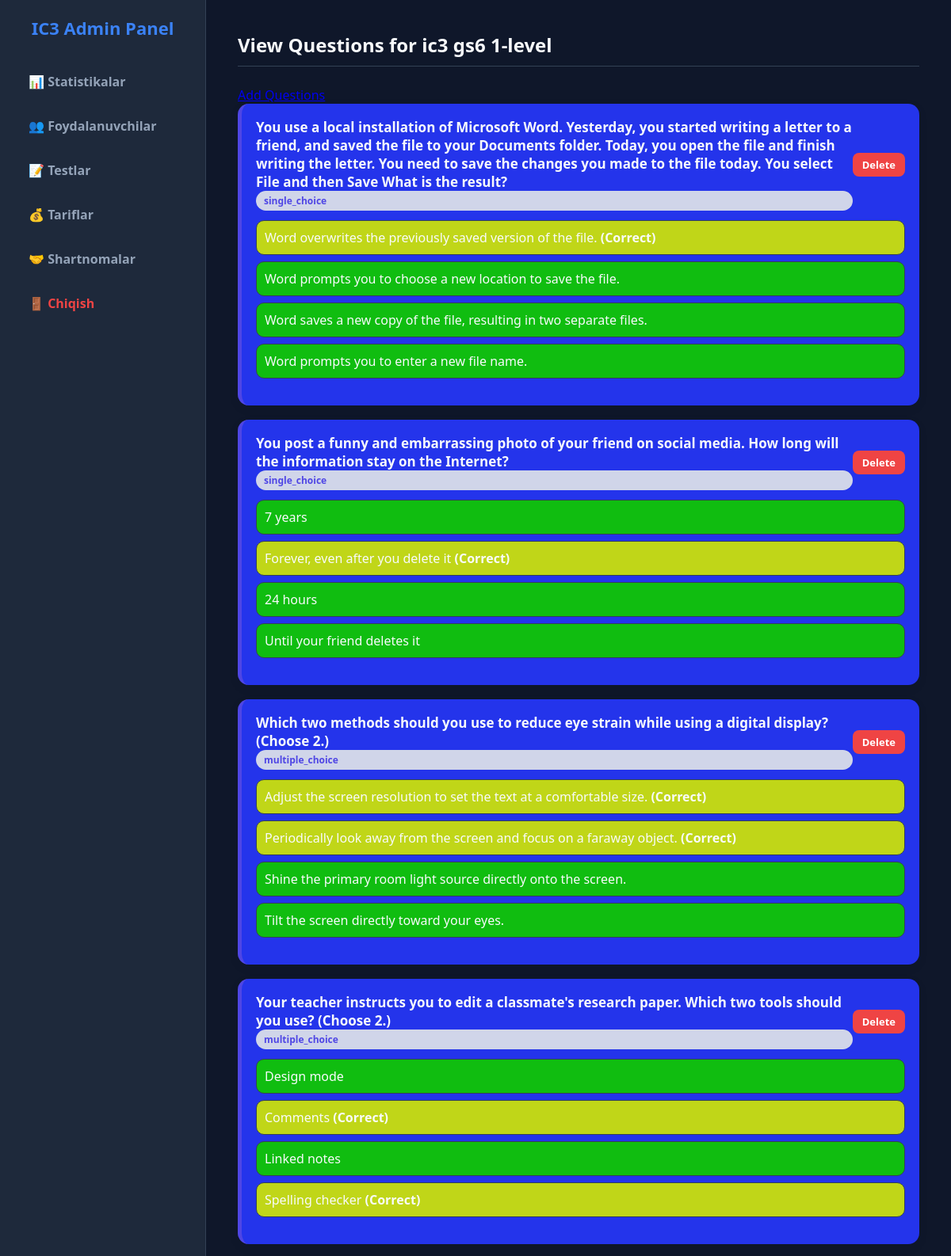
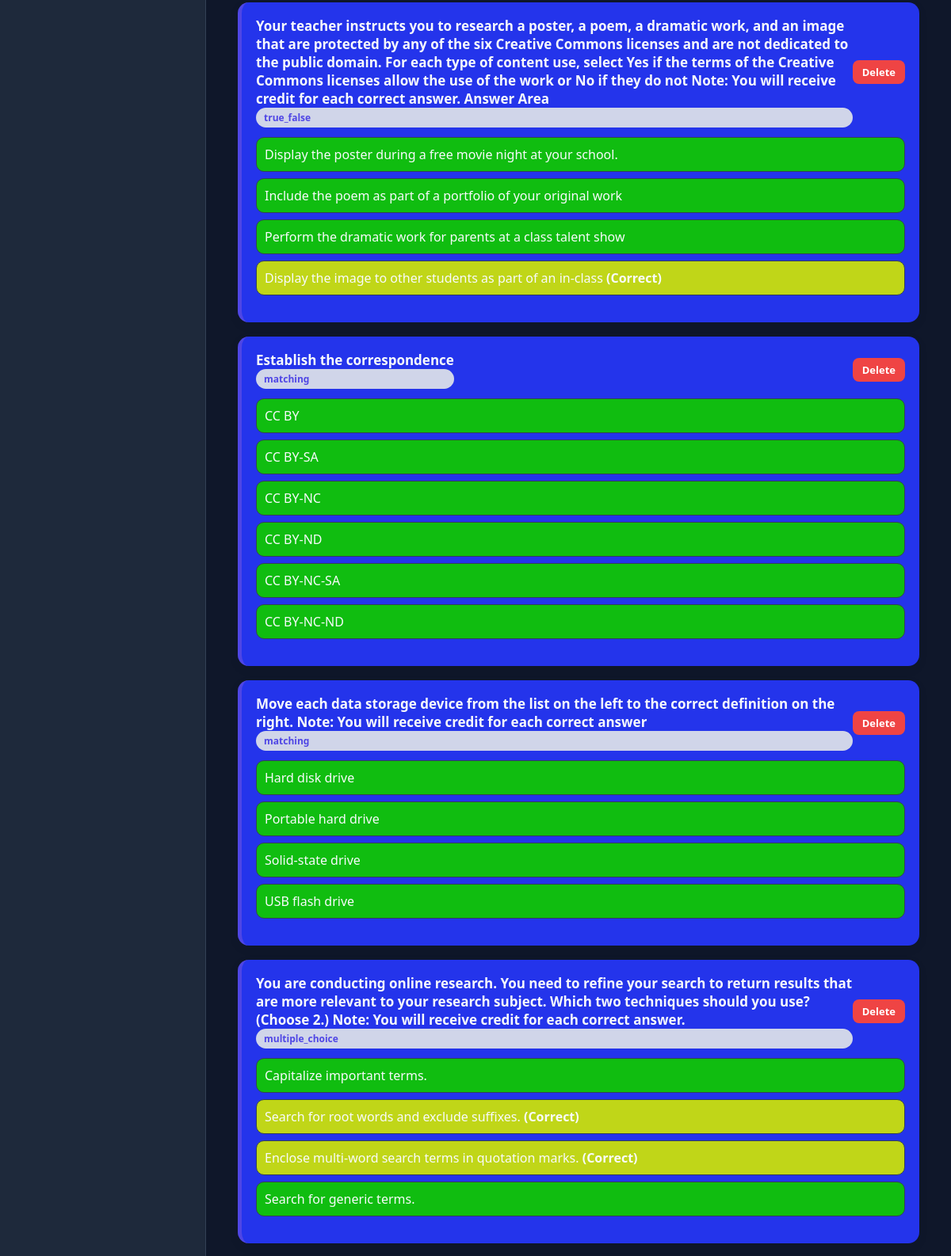
The app's page /admin/admin/tests/3/view_questions (signed in, upper part) with its own data (2 pictures, top to bottom).
### tables this page shows
CREATE TABLE tests (
    id INTEGER PRIMARY KEY AUTOINCREMENT,
    name TEXT NOT NULL,
    bio TEXT,
    image_location TEXT
);

CREATE TABLE questions (
    id INTEGER PRIMARY KEY AUTOINCREMENT,
    test_id INTEGER NOT NULL,
    question_type TEXT NOT NULL,
    question TEXT NOT NULL,
    image_location TEXT,
    audio_location TEXT,
    video_link TEXT,
    question_translate TEXT,
    comment TEXT,

    FOREIGN KEY (test_id)
        REFERENCES tests(id)
        ON DELETE CASCADE
);

CREATE TABLE options (
    id INTEGER PRIMARY KEY AUTOINCREMENT,
    question_id INTEGER NOT NULL,
    option TEXT NOT NULL,
    option_translate TEXT,
    image_location TEXT,
    audio_location TEXT,
    is_correct INTEGER DEFAULT 0,
    appropriate TEXT,
    appropriate_translate TEXT,

    FOREIGN KEY (question_id)
        REFERENCES questions(id)
        ON DELETE CASCADE
);

### routes/admin.py (the view)
@bp.route("/admin/tests/<int:test_id>/view_questions")
def view_questions(test_id):
    check = login_required()
    if check:
        return check
    with sqlite3.connect("database.db") as conn:
        c = conn.cursor()
        c.execute("SELECT id, name FROM tests WHERE id = ?", (test_id,))
        test = c.fetchone()
        if not test:
            return "Test not found"
        c.execute("""
            SELECT id, question_type, question, image_location
            FROM questions
            WHERE test_id = ?
        """, (test_id,))
        questions = c.fetchall()
        question_data = []
        for q in questions:
            q_id = q[0]
            c.execute("""
                SELECT option, image_location, is_correct, appropriate
                FROM options
                WHERE question_id = ?
            """, (q_id,))
            options = c.fetchall()
            question_data.append({
                "id": q_id,
                "type": q[1],
                "question": q[2],
                "image": q[3],
                "options": options
            })
    return render_template(
        "admin/view_questions.html",
        test=test,
        questions=question_data
    )

### routes/admin.py (called while the page is built)
def login_required():
    if "user_id" not in session:
        return redirect("/auth/login")
    if session.get("role") != "admin":
        return redirect("/dashboard")

### templates/admin/view_questions.html (shortened to what this page needs)
{% extends "admin/admin_base.html" %}
{% block content %}
<h3 class="page-title">View Questions for {{ test[1] }}</h3>
<a href="{{ url_for('admin.add_questions', test_id=test[0]) }}">
                        Add Questions
                    </a>
{% for question in questions %}
    <div class="question-card">
        <div class="question-header">
            <div>
                <div class="question-text">{{ question.question }}</div>
                <div class="badge">{{ question.type }}</div>
            </div>
            <div class="top-actions">
                <a class="btn btn-delete"
                   href="/admin/questions/{{ question.id }}/delete">
                    Delete
                </a>
            </div>
        </div>
        <ul class="options">
            {% for option in question.options %}
                <li class="option-item {% if option[2] in [1, '1', True] %}correct{% endif %}">
                    {{ option[0] }}
                    {% if option[2] in [1, '1', True] %}
                        <strong>(Correct)</strong>
                    {% endif %}
                </li>
            {% endfor %}
        </ul>
    </div>
{% endfor %}
{% endblock %}

### static/css/admin.css (style rules this page uses)
:root { --bg-color: #0f172a; --card-bg: #1e293b; --border-color: #334155; --text-primary: #f8fafc; --text-secondary: #94a3b8; --accent-color: #3b82f6; --accent-hover: #2563eb; --danger-color: #ef4444; --success-color: #10b981; }
body { margin: 0; font-family: 'Segoe UI', Tahoma, Geneva, Verdana, sans-serif; background-color: var(--bg-color); color: var(--text-primary); display: flex; min-height: 100vh; }
.main-content h3 { font-size: 24px; margin-top: 0; margin-bottom: 25px; border-bottom: 1px solid var(--border-color); padding-bottom: 10px; }
.btn { display: inline-block; padding: 10px 20px; background-color: var(--accent-color); color: white; text-decoration: none; border-radius: 6px; font-weight: bold; border: none; cursor: pointer; transition: background-color 0.2s; }
.option-item { background-color: var(--bg-color); border: 1px solid var(--border-color) !important; border-radius: 8px; margin-bottom: 15px; }

### templates/admin/view_questions.html (style rules this page uses)
.page-title { font-size: 22px; font-weight: 700; margin-bottom: 20px; }
.question-card { background: #2434eb; border-radius: 14px; padding: 18px; margin-bottom: 18px; box-shadow: 0 4px 14px rgba(0,0,0,0.06); border-left: 5px solid #4f46e5; transition: 0.2s; }
.question-header { display: flex; justify-content: space-between; align-items: center; }
.question-text { font-size: 17px; font-weight: 600; }
.badge { background: #d0d5e9; color: #4f46e5; padding: 4px 10px; border-radius: 999px; font-size: 12px; font-weight: 600; }
.top-actions { display: flex; gap: 10px; align-items: center; }
.btn { padding: 6px 12px; border-radius: 8px; font-size: 13px; font-weight: 600; text-decoration: none; display: inline-block; transition: 0.2s; }
.btn-delete { background: #ef4444; color: white; }
.options { margin-top: 12px; list-style: none; padding: 0; }
.option-item { background: #10bd10; padding: 10px; border-radius: 10px; margin-bottom: 8px; }
.correct { background: #c0d618 !important; border: 1px solid #22c55e; }

### records on screen
tests: name "ic3 gs6 1-level"
questions: question "You use a local installation of Microsoft Word. Yesterday, you started writing a letter to a friend, and saved the file to your Documents folder. Today, you open the file and finish writing the letter. You need to save the changes you made to the file today. You select File and then Save What is the result?", type "single_choice"
options: option "Word overwrites the previously saved version of the file.", is_correct "(Correct)"
options: option "Word prompts you to choose a new location to save the file."
options: option "Word saves a new copy of the file, resulting in two separate files."
options: option "Word prompts you to enter a new file name."
questions: question "You post a funny and embarrassing photo of your friend on social media. How long will the information stay on the Internet?", type "single_choice"
options: option "7 years"
options: option "Forever, even after you delete it", is_correct "(Correct)"
options: option "24 hours"
options: option "Until your friend deletes it"
questions: question "Which two methods should you use to reduce eye strain while using a digital display? (Choose 2.)", type "multiple_choice"
options: option "Adjust the screen resolution to set the text at a comfortable size.", is_correct "(Correct)"
options: option "Periodically look away from the screen and focus on a faraway object.", is_correct "(Correct)"
options: option "Shine the primary room light source directly onto the screen."
options: option "Tilt the screen directly toward your eyes."
questions: question "Your teacher instructs you to edit a classmate's research paper. Which two tools should you use? (Choose 2.)", type "multiple_choice"
options: option "Design mode"
options: option "Comments", is_correct "(Correct)"
options: option "Linked notes"
options: option "Spelling checker", is_correct "(Correct)"
questions: question "Your teacher instructs you to research a poster, a poem, a dramatic work, and an image that are protected by any of the six Creative Commons licenses and are not dedicated to the public domain. For each type of content use, select Yes if the terms of the Creative Commons licenses allow the use of the work or No if they do not Note: You will receive credit for each correct answer. Answer Area", type "true_false"
options: option "Display the poster during a free movie night at your school."
options: option "Include the poem as part of a portfolio of your original work"
options: option "Perform the dramatic work for parents at a class talent show"
options: option "Display the image to other students as part of an in-class", is_correct "(Correct)"
questions: question "Establish the correspondence", type "matching"
options: option "CC BY"
options: option "CC BY-SA"
options: option "CC BY-NC"
options: option "CC BY-ND"
options: option "CC BY-NC-SA"
options: option "CC BY-NC-ND"
questions: question "Move each data storage device from the list on the left to the correct definition on the right. Note: You will receive credit for each correct answer", type "matching"
options: option "Hard disk drive"
options: option "Portable hard drive"
options: option "Solid-state drive"
options: option "USB flash drive"
questions: question "You are conducting online research. You need to refine your search to return results that are more relevant to your research subject. Which two techniques should you use? (Choose 2.) Note: You will receive credit for each correct answer.", type "multiple_choice"
options: option "Capitalize important terms."
options: option "Search for root words and exclude suffixes.", is_correct "(Correct)"
options: option "Enclose multi-word search terms in quotation marks.", is_correct "(Correct)"
options: option "Search for generic terms."
